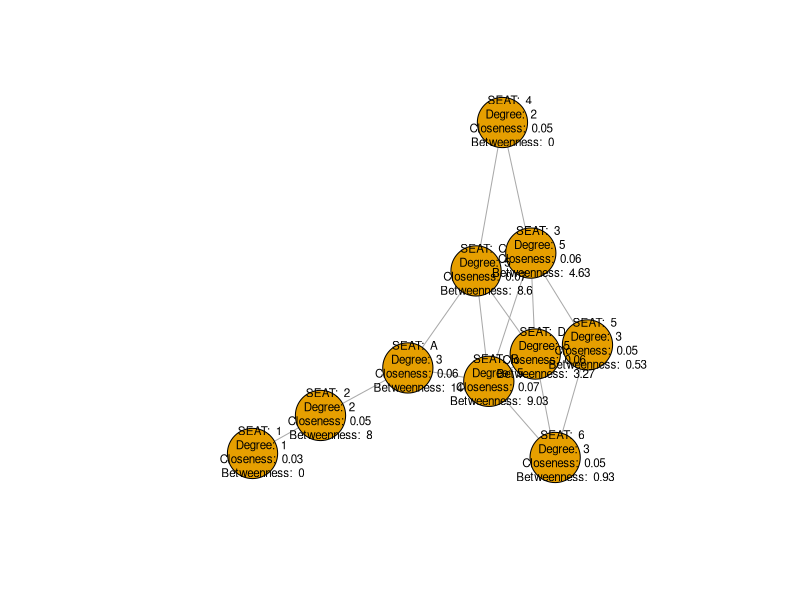

This chart was generated by the following R code:
## ---- chunk 1
library(igraph)
## ---- chunk 2
network <- graph(edges=c("A","B",
                         "A","C",
                         "A","2",
                         "B","D",
                         "B","3",
                         "B","C",
                         "B","6",
                         "C","D",
                         "C","3",
                         "C","4",
                         "D","5",
                         "D","3",
                         "D","6",
                         "1","2",
                         "3","4",
                         "3","5",
                         "5","6"), 
                 directed = FALSE)
network
## ---- chunk 3
degree_centrality <- degree(network, mode="all")
degree_centrality
## ---- chunk 4
distances(network, mode="all")
## ---- chunk 5
closeness_centrality <- closeness(network, mode = "all")
closeness_centrality
## ---- chunk 6
betweenness_centrality <- betweenness(network, directed = FALSE)
betweenness_centrality
## ---- chunk 7
articulation.points(network)
## ---- chunk 8

# Add centrality scores as node attributes
V(network)$degree_centrality <- degree_centrality
V(network)$closeness_centrality <- closeness_centrality
V(network)$betweenness_centrality <- betweenness_centrality

# Set the vertex label as the combination of node attributes
V(network)$label <- paste(
  "\nSEAT: ", V(network)$name, "\n",
  "Degree: ", V(network)$degree_centrality, "\n",
  "Closeness: ", round(V(network)$closeness_centrality, 2), "\n",
  "Betweenness: ", round(V(network)$betweenness_centrality, 2))

layout <- layout_with_fr(network)

# Plot the Network Graph with node attributes as labels and custom layout
plot(network, vertex.size=30, vertex.label.cex=0.7,
     vertex.label.color="black", vertex.label.dist=1,
     vertex.label.family="sans", vertex.label.font=0.6,
     layout=layout)

